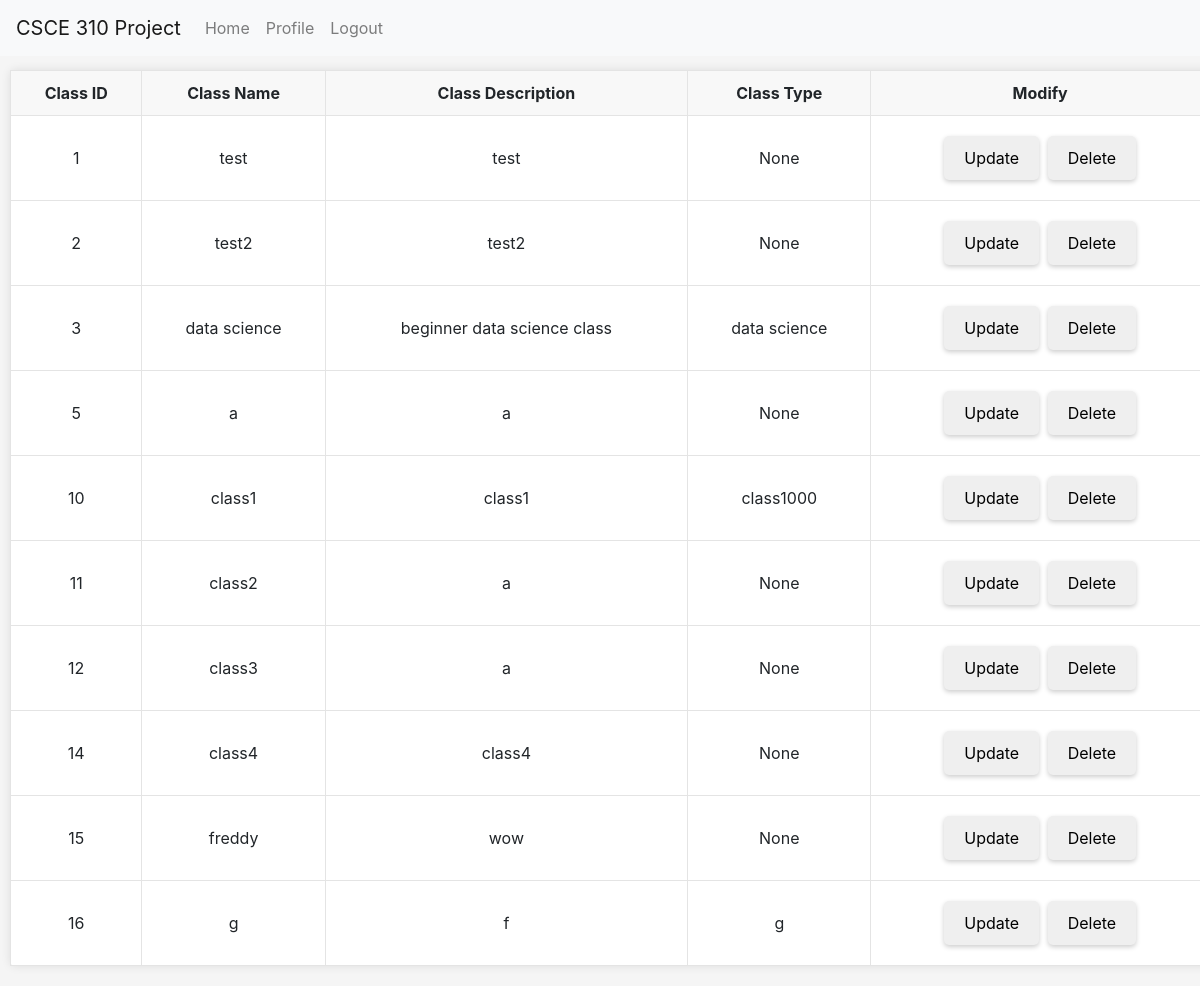
/classes/view_all_classes (signed in), run on an earlier commit of the app's database.
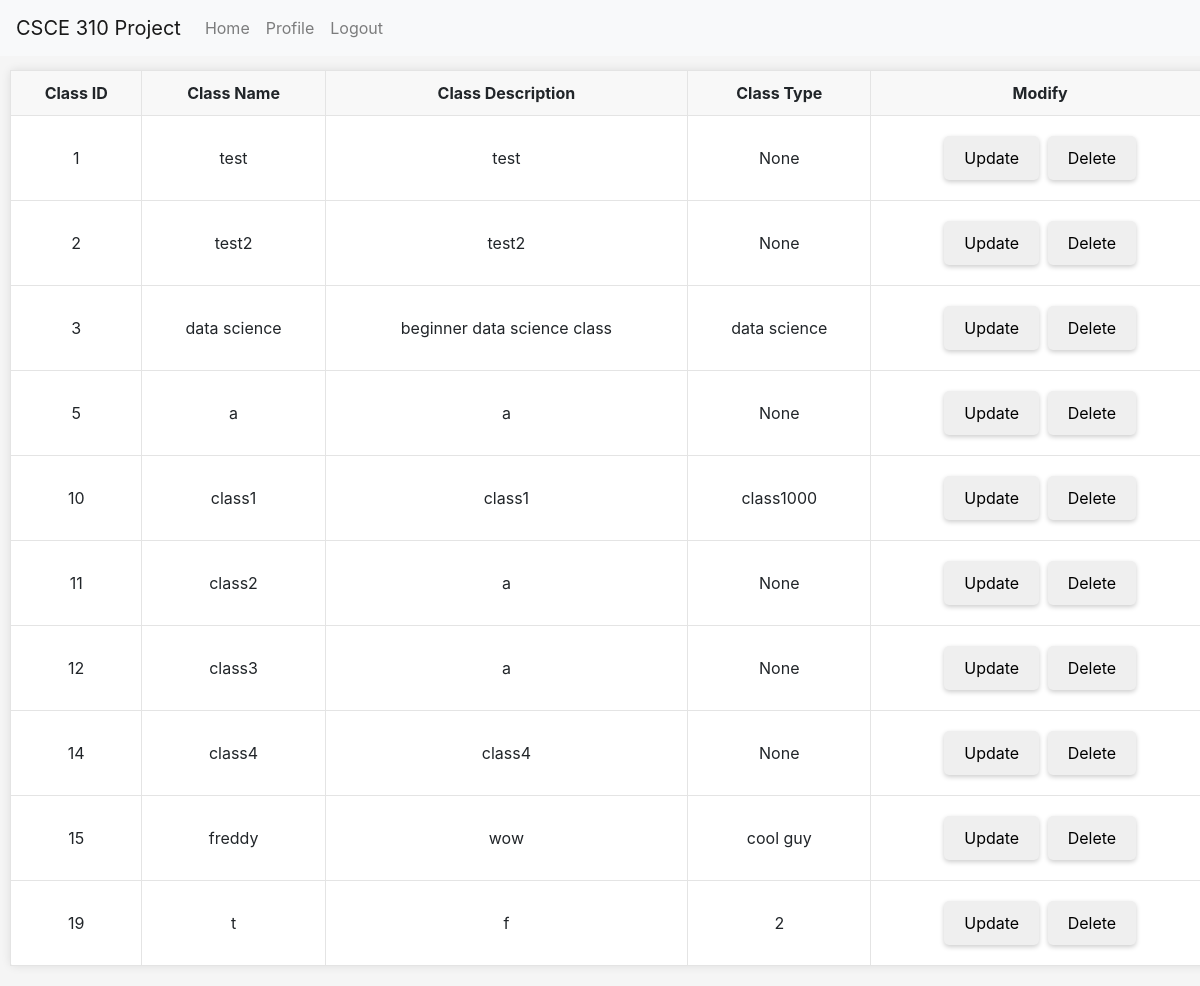
And on a later commit of the database.
### tables this page shows
CREATE TABLE Classes (
                    Class_ID INTEGER PRIMARY KEY AUTOINCREMENT,
                    Name VARCHAR,
                    Description VARCHAR,
                    Type VARCHAR
                    );

### routes/classes.py (the view)
@classes_bp.route('/view_all_classes', methods=['GET'])
@login_required
def view_all_classes():
    print("called view_all_classes")
    conn = get_db_connection()
    classes = conn.execute('SELECT * FROM Classes').fetchall()
    conn.close()
    return render_template('view_all_classes.html', classes=classes)

### app.py (called while the page is built)
@login_manager.user_loader
def load_user(UIN):
    return User(UIN)

### db.py (called while the page is built)
def get_db_connection():
    conn = sqlite3.connect('database.db')
    conn.row_factory = sqlite3.Row
    return conn

### templates/view_all_classes.html (shortened to what this page needs)
<!DOCTYPE html>
<html lang="en">
<head>
  <link rel="stylesheet" href="https://stackpath.bootstrapcdn.com/bootstrap/4.3.1/css/bootstrap.min.css">
  <link rel="stylesheet" href="../../static/general.css">
  <link rel="stylesheet" href="../../static/admin_home.css">
</head>
<body>
    <nav class="navbar navbar-expand-lg navbar-light bg-light fixed-top">
      <a class="navbar-brand" href="#">CSCE 310 Project</a>
      <div class="collapse navbar-collapse" id="navbarNav">
          <ul class="navbar-nav">
              <li class="nav-item">
                  <a class="nav-link" href="/home">Home</a>
              </li>
              <li class="nav-item">
                  <a class="nav-link" href="/profile">Profile</a>
              </li>
              <li class="nav-item">
                  <a class="nav-link" href="/logout">Logout</a>
              </li>
          </ul>
      </div>
  </nav>
  <table>
    <tr>
      <th>Class ID</th>
      <th>Class Name</th>
      <th>Class Description</th>
      <th>Class Type</th>
      <th>Modify</th>
    </tr>
    {% for class in classes %}
    <tr>
      <td>{{ class.Class_ID }}</td>
      <td>{{ class.Name }}</td>
      <td>{{ class.Description }}</td>
      <td>{{ class.Type }}</td>
      <td>
        <a href="{{ url_for('classes_bp.update_class_basic', Class_ID=class.Class_ID)}}">
          <button>Update</button>
        </a>
        <button onclick="deleteClass({{class.Class_ID}})">Delete</button>
      </td>
    </tr>
    {% endfor %}
  </table>
</body>
</html>

### static/general.css (style rules this page uses)
table { border-collapse: collapse; margin: 10px; }
table, th, td { border: 1px solid #e4e4e4; }
th, td { padding: 10px; text-align: left; }
th { background-color: #f8f8f8; vertical-align: text-top; }

### static/admin_home.css (style rules this page uses)
body { background-color: #f5f5f5; padding-top: 60px; }
table { box-shadow: 0 0 10px rgba(0,0,0,0.1); background: #fff; border-radius: 5px; width: 100%; margin-bottom: 20px; }
table th, table td { text-align: center; vertical-align: middle; }
button, .btn-custom { border: none; padding: 10px 20px; margin: 10px 2px; border-radius: 5px; box-shadow: 0 2px 5px rgba(0,0,0,0.2); }

What changed in the data, as far as the page shows it:
removed Classes: Class_ID "16", Name "g", Description "f", Type "g"
changed Classes "freddy": Type "None" → "cool guy"
added Classes: Class_ID "19", Name "t", Description "f", Type "2"
